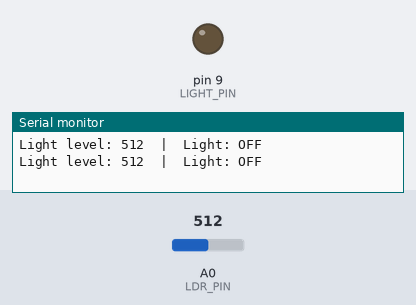
A sketch run on a simulated Arduino Uno, built with avr-gcc and run on an emulated ATmega328P. Shown: output pins drawn as LEDs (lit = HIGH), the last lines printed to the serial monitor. The inputs (shaded band) are chosen by the test bench; at power-on: A0 (LDR_PIN) = 512.

Above: at 1.2 s.
1.3 s: A0 (LDR_PIN) set to 312
2.8 s: A0 (LDR_PIN) set to 282
At 3.3 s:
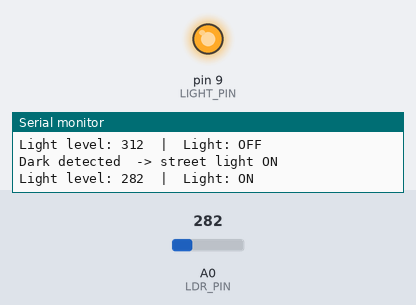
Timing chart, 0 to 5.8 s (numbered marks = the images above; inputs shaded):
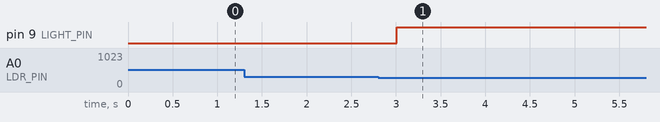

Measured:
- the behaviour switches between 300 and 299 on A0 (LDR_PIN) (found by bisection; images 0 and 1)
- after the input at 2.8 s, pin 9 (LIGHT_PIN): LOW → HIGH after 0.21 s

The sketch:

street_light_automation.ino
```cpp
/*
 * Automatic Street Light Control
 *
 * Uses an LDR (light-dependent resistor) to sense ambient light and
 * switches the street light ON when it gets dark and OFF when it gets
 * bright. Two thresholds (hysteresis) stop the light from flickering
 * at dusk, and readings are averaged to ignore brief shadows or
 * headlights.
 *
 * Hardware (change the pins to match your circuit):
 *   LDR + 10k resistor voltage divider -> A0
 *     (5V -- LDR -- A0 -- 10k -- GND : brighter light = higher reading)
 *   Street light LED (with 220 ohm resistor) or relay module -> D9
 */

const int LDR_PIN   = A0;
const int LIGHT_PIN = 9;

const int DARK_THRESHOLD   = 300;  // below this -> it is dark, turn ON
const int BRIGHT_THRESHOLD = 450;  // above this -> it is bright, turn OFF
const int SAMPLES          = 10;   // readings averaged per decision

bool lightOn = false;

int readLightLevel() {
  long sum = 0;
  for (int i = 0; i < SAMPLES; i++) {
    sum += analogRead(LDR_PIN);
    delay(20);
  }
  return sum / SAMPLES;
}

void setup() {
  pinMode(LIGHT_PIN, OUTPUT);
  Serial.begin(9600);
}

void loop() {
  int level = readLightLevel();

  if (!lightOn && level < DARK_THRESHOLD) {
    lightOn = true;
    Serial.println("Dark detected  -> street light ON");
  } else if (lightOn && level > BRIGHT_THRESHOLD) {
    lightOn = false;
    Serial.println("Light detected -> street light OFF");
  }

  digitalWrite(LIGHT_PIN, lightOn ? HIGH : LOW);

  Serial.print("Light level: ");
  Serial.print(level);
  Serial.print("  |  Light: ");
  Serial.println(lightOn ? "ON" : "OFF");
  delay(500);
}
```
